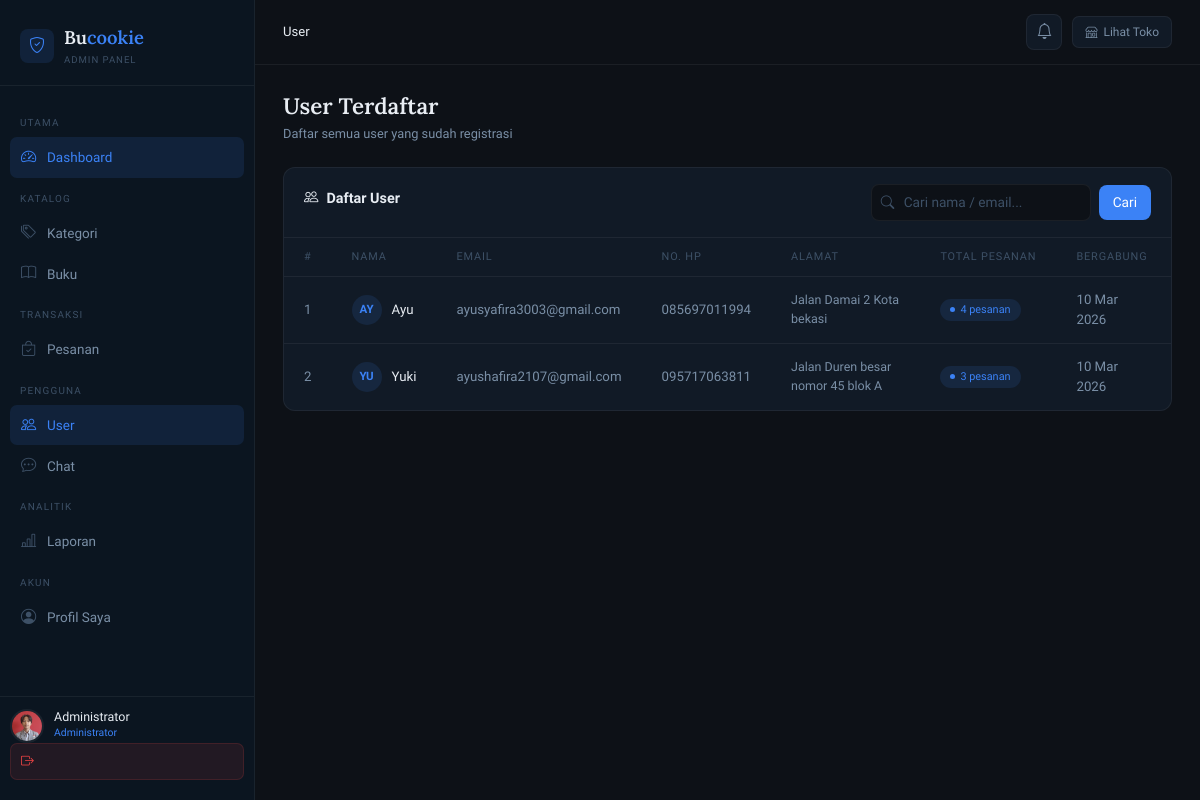
/admin/users/index.php (signed in), run on an earlier commit of the app's database.
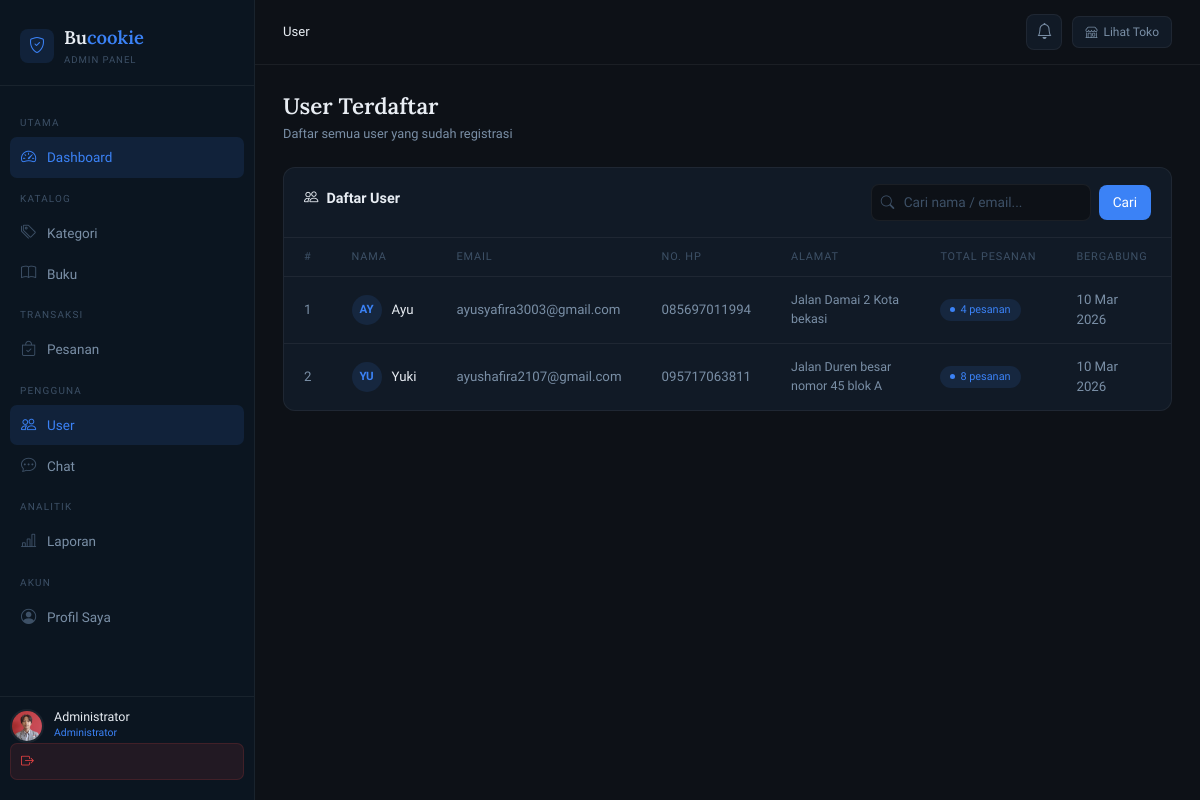
And on a later commit of the database.
### tables this page shows
CREATE TABLE `users` (
  `id` int(11) NOT NULL,
  `name` varchar(100) NOT NULL,
  `email` varchar(100) NOT NULL,
  `password` varchar(255) NOT NULL,
  `phone` varchar(20) DEFAULT NULL,
  `address` text DEFAULT NULL,
  `avatar` varchar(255) DEFAULT NULL,
  `role` enum('admin','user') NOT NULL DEFAULT 'user',
  `reset_token` varchar(255) DEFAULT NULL,
  `reset_expired` datetime DEFAULT NULL,
  `created_at` timestamp NOT NULL DEFAULT current_timestamp()
);

### admin/users/index.php (the view, shortened to what this page needs)
<?php
$search = trim($_GET['search'] ?? '');
require_once __DIR__ . '/../../admin/includes/header.php';
$where = "WHERE u.role = 'user'";
$users = $conn->query("
    SELECT u.*, COUNT(o.id) AS total_orders
    FROM users u
    LEFT JOIN orders o ON o.user_id = u.id
    $where
    GROUP BY u.id
    ORDER BY u.created_at DESC
");
?>
<div class="page-header">
    <h1>User Terdaftar</h1>
    <p>Daftar semua user yang sudah registrasi</p>
</div>
<div class="table-card">
    <div class="table-card-header">
        <h2><i class="bi bi-people me-2"></i>Daftar User</h2>
        <form method="GET" style="display:flex;gap:8px;align-items:center">
            <div style="position:relative">
                <i class="bi bi-search" style="position:absolute;left:10px;top:50%;transform:translateY(-50%);color:var(--text-muted);font-size:.85rem"></i>
                <input type="text" name="search" class="form-control"
                       style="padding-left:32px;width:220px;padding-top:7px;padding-bottom:7px"
                       placeholder="Cari nama / email..."
                       value="<?= htmlspecialchars($search) ?>">
            </div>
            <button type="submit" class="btn-save" style="padding:7px 14px">Cari</button>
        </form>
    </div>
    <div class="table-responsive">
        <?php if ($users->num_rows === 0): ?>
        <div class="empty-state">
            <i class="bi bi-people"></i>
            <p>Belum ada user terdaftar</p>
        </div>
        <?php else: ?>
        <table>
            <thead>
                <tr>
                    <th>#</th>
                    <th>Nama</th>
                    <th>Email</th>
                    <th>No. HP</th>
                    <th>Alamat</th>
                    <th>Total Pesanan</th>
                    <th>Bergabung</th>
                </tr>
            </thead>
            <tbody>
                <?php $no = 1; while ($user = $users->fetch_assoc()): ?>
                <tr>
                    <td><?= $no++ ?></td>
                    <td>
                        <div style="display:flex;align-items:center;gap:10px">
                            <div style="width:30px;height:30px;border-radius:50%;background:var(--accent-soft);display:flex;align-items:center;justify-content:center;font-size:.72rem;font-weight:700;color:var(--accent);flex-shrink:0">
                                <?= strtoupper(substr($user['name'], 0, 2)) ?>
                            </div>
                            <span class="td-bold"><?= htmlspecialchars($user['name']) ?></span>
                        </div>
                    </td>
                    <td><?= htmlspecialchars($user['email']) ?></td>
                    <td><?= $user['phone'] ? htmlspecialchars($user['phone']) : '<span style="color:var(--text-muted)">-</span>' ?></td>
                    <td style="max-width:150px;font-size:.78rem"><?= $user['address'] ? htmlspecialchars($user['address']) : '<span style="color:var(--text-muted)">-</span>' ?></td>
                    <td><span class="badge-status badge-processing"><?= $user['total_orders'] ?> pesanan</span></td>
                    <td><?= date('d M Y', strtotime($user['created_at'])) ?></td>
                </tr>
                <?php endwhile; ?>
            </tbody>
        </table>
        <?php endif; ?>
    </div>
</div>
<?php require_once __DIR__ . '/../../admin/includes/footer.php'; ?>

What changed in the data, as far as the page shows it:
changed users "Yuki": total_orders "3" → "8"
